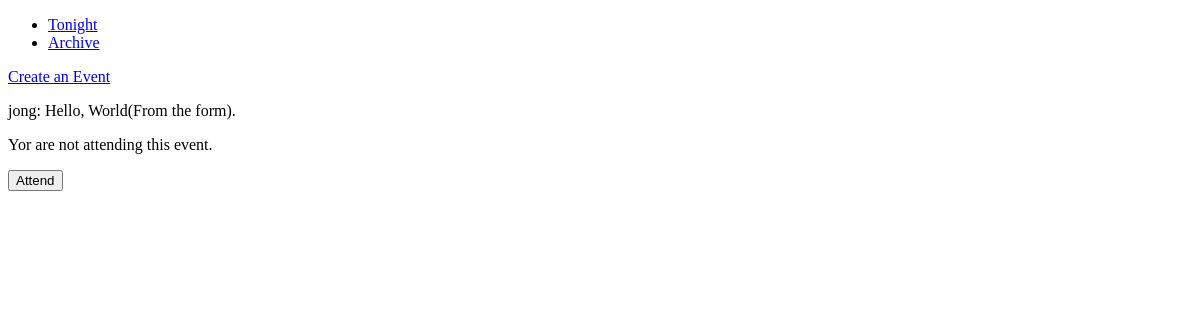
The page /events/archive/ on the database as committed earlier.
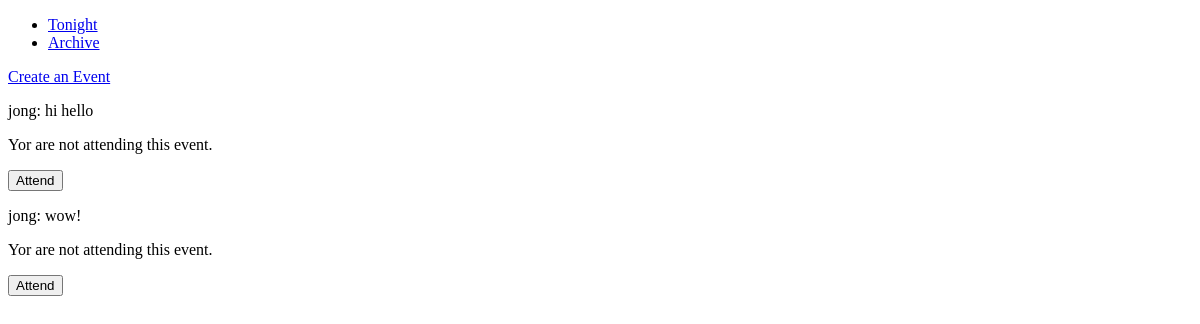
The same page on the database as committed later.
### events/models.py (models this page shows, shortened)
class Event(models.Model):
	description = models.TextField()
	creation_date = models.DateTimeField(default=datetime.now)
	start_date = models.DateTimeField(null=True, blank=True)
	creator = models.ForeignKey(User, related_name='event_creator_set')
	attendees = models.ManyToManyField(User, through="Attendance")
	latest = models.BooleanField(default=True)
	objects = EventManager()

### events/views.py (the view)
def archive(request):
	events = Event.objects.filter(latest=True)
	context = {
		'events': events,
	}
	return render_to_response(
		'events/archive.html',
		context,
		context_instance=RequestContext(request),
	)

### events/templatetags/events_tags.py (called while the page is built)
def event(context, e):
	to_return = {
		'event': e,
	}
	if context['user'].is_authenticated():
		try:
			Attendance.objects.get(event=e,user=context['user'])
			attending = True
		except Attendance.DoesNotExist:
			attending = False
		to_return.update({
				'attending': attending,
				'authenticated': True,
			})
	else:
		to_return['authenticated']=False
	return to_return

### templates/events/archive.html (shortened to what this page needs)
{% extends "base.html" %}
{% load events_tags %}
{% block main_content %}
	<a href="{% url "ev_create" %}">Create an Event</a>
	{% if events %}
		{% for e in events %}
			{% event e %}
		{% endfor %}
	{% else %}
		<p>No events for today.</p>
	{% endif %}
{% endblock %}

### templates/base.html (shortened to what this page needs)
<!DOCTYPE HTML>
<html>
	<head>
	</head>
	<body>
		<ul>
			<li> <a href="{% url "ev_tonight" %}">Tonight</a></li>
			<li> <a href="{% url "ev_archive" %}">Archive</a></li>
		</ul>
		{% block main_content %}{% endblock %}
	</body>
</html>

### templates/events/event.html (shortened to what this page needs)
<p>{{event.creator.username}}: {{event.description}}</p>
{% if attending %}
	<p>Yor are attending this event.</p>
{% else %}
	<p>Yor are not attending this event.</p>
{% endif %}
<form method="POST" class="toggle_attendance_form" action="{% url "ev_toggle_attendance" %}" >{% csrf_token %}
	{% if attending %}
		<input class="attendance unattend" type="submit" value="Unattend"/>
	{% else %}
		<input class="attendance attend" type="submit" value="Attend"/>
	{% endif %}
</form>

Rows that differ between the two databases and show on the page:
no longer on this page (row edited): Event: creator.username "jong", description "Hello, World(From the form)."
added Event: creator.username "jong", description "hi hello"
added Event: creator.username "jong", description "wow!"
